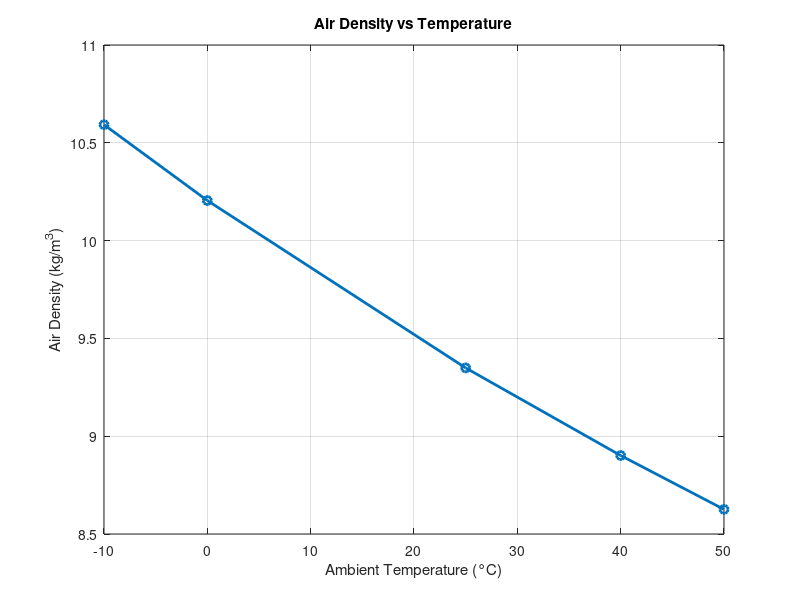
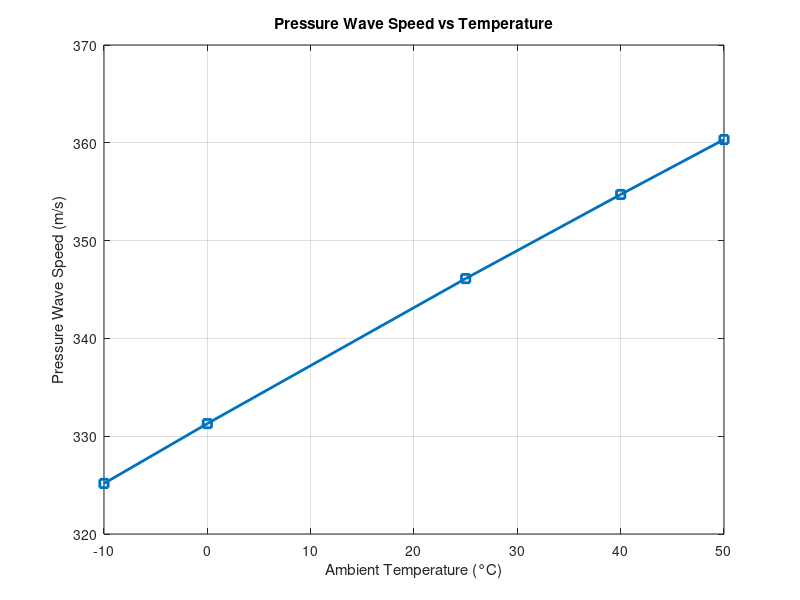
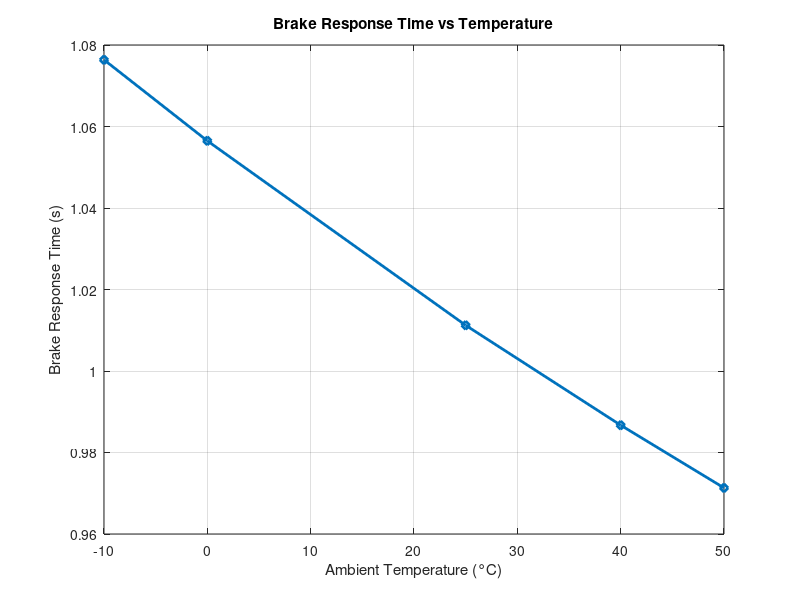

Write the MATLAB code that produced these figures, in order.
% ------------------------------------------------------------
% Thermal Effects on Air Brake Efficiency in Railway Wagons
% ------------------------------------------------------------

clc;
clear;
close all;

%% -------------------- Constants --------------------
R = 287;            % Specific gas constant for air (J/kg·K)
k = 1.4;            % Adiabatic index for air
P = 8e5;            % Brake pipe pressure (Pa) = 8 bar
pipe_length = 350;  % Length of brake pipe (m)

%% -------------------- Temperature Range --------------------
T_C = [-10 0 25 40 50];   % Ambient temperature in Celsius
T_K = T_C + 273.15;      % Convert to Kelvin

%% -------------------- Initialize Arrays --------------------
air_density   = zeros(size(T_K));
sound_speed   = zeros(size(T_K));
response_time = zeros(size(T_K));

%% -------------------- Calculations --------------------
for i = 1:length(T_K)
    T = T_K(i);

    % Air density using Ideal Gas Law
    air_density(i) = P / (R * T);

    % Speed of pressure wave (sound speed)
    sound_speed(i) = sqrt(k * R * T);

    % Brake response time (pressure wave travel time)
    response_time(i) = pipe_length / sound_speed(i);
end

%% -------------------- Plot 1: Air Density vs Temperature --------------------
figure;
plot(T_C, air_density, '-o', 'LineWidth', 2);
xlabel('Ambient Temperature (°C)');
ylabel('Air Density (kg/m^3)');
title('Air Density vs Temperature');
grid on;

%% -------------------- Plot 2: Pressure Wave Speed vs Temperature --------------------
figure;
plot(T_C, sound_speed, '-s', 'LineWidth', 2);
xlabel('Ambient Temperature (°C)');
ylabel('Pressure Wave Speed (m/s)');
title('Pressure Wave Speed vs Temperature');
grid on;

%% -------------------- Plot 3: Brake Response Time vs Temperature --------------------
figure;
plot(T_C, response_time, '-d', 'LineWidth', 2);
xlabel('Ambient Temperature (°C)');
ylabel('Brake Response Time (s)');
title('Brake Response Time vs Temperature');
grid on;

%% -------------------- Display Results --------------------
disp('Temperature (°C) | Air Density (kg/m^3) | Wave Speed (m/s) | Response Time (s)');
disp([T_C' air_density' sound_speed' response_time']);
